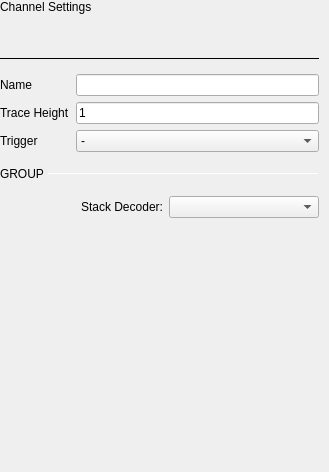
                   <widget class="QWidget" name="scrollAreaWidgetContents_2">
                    <property name="geometry">
                     <rect>
                      <x>0</x>
                      <y>0</y>
                      <width>329</width>
                      <height>472</height>
                     </rect>
                    </property>
                    <property name="sizePolicy">
                     <sizepolicy hsizetype="Preferred" vsizetype="Preferred">
                      <horstretch>0</horstretch>
                      <verstretch>0</verstretch>
                     </sizepolicy>
                    </property>
                    <property name="minimumSize">
                     <size>
                      <width>200</width>
                      <height>0</height>
                     </size>
                    </property>
                    <property name="maximumSize">
                     <size>
                      <width>400</width>
                      <height>16777215</height>
                     </size>
                    </property>
                    <layout class="QVBoxLayout" name="verticalLayout_9">
                     <property name="spacing">
                      <number>15</number>
                     </property>
                     <property name="leftMargin">
                      <number>0</number>
                     </property>
                     <property name="topMargin">
                      <number>0</number>
                     </property>
                     <property name="rightMargin">
                      <number>10</number>
                     </property>
                     <property name="bottomMargin">
                      <number>0</number>
                     </property>
                     <item>
                      <widget class="QLabel" name="label_5">
                       <property name="sizePolicy">
                        <sizepolicy hsizetype="Preferred" vsizetype="Fixed">
                         <horstretch>0</horstretch>
                         <verstretch>0</verstretch>
                        </sizepolicy>
                       </property>
                       <property name="text">
                        <string>Channel Settings</string>
                       </property>
                       <property name="general_settings_label" stdset="0">
                        <bool>true</bool>
                       </property>
                      </widget>
                     </item>
                     <item>
                      <widget class="QLabel" name="hardwareName">
                       <property name="text">
                        <string/>
                       </property>
                      </widget>
                     </item>
                     <item>
                      <widget class="Line" name="line_2">
                       <property name="maximumSize">
                        <size>
                         <width>16777215</width>
                         <height>1</height>
                        </size>
                       </property>
                       <property name="frameShadow">
                        <enum>QFrame::Plain</enum>
                       </property>
                       <property name="lineWidth">
                        <number>2</number>
                       </property>
                       <property name="orientation">
                        <enum>Qt::Horizontal</enum>
                       </property>
                       <property name="blue_line" stdset="0">
                        <bool>true</bool>
                       </property>
                      </widget>
                     </item>
                     <item>
                      <widget class="QWidget" name="channelSettingsWidget" native="true">
                       <property name="sizePolicy">
                        <sizepolicy hsizetype="Expanding" vsizetype="Preferred">
                         <horstretch>0</horstretch>
                         <verstretch>0</verstretch>
                        </sizepolicy>
                       </property>
                       <layout class="QGridLayout" name="gridLayout_2">
                        <property name="leftMargin">
                         <number>0</number>
                        </property>
                        <property name="topMargin">
                         <number>0</number>
                        </property>
                        <property name="rightMargin">
                         <number>0</number>
                        </property>
                        <property name="bottomMargin">
                         <number>0</number>
                        </property>
                        <item row="2" column="1">
                         <widget class="QComboBox" name="triggerComboBox">
                          <item>
                           <property name="text">
                            <string>-</string>
                           </property>
                          </item>
                          <item>
                           <property name="text">
                            <string>Rising Edge</string>
                           </property>
                          </item>
                          <item>
                           <property name="text">
                            <string>Falling Edge</string>
                           </property>
                          </item>
                          <item>
                           <property name="text">
                            <string>Low</string>
                           </property>
                          </item>
                          <item>
                           <property name="text">
                            <string>High</string>
                           </property>
                          </item>
                          <item>
                           <property name="text">
                            <string>Any Edge</string>
                           </property>
                          </item>
                         </widget>
                        </item>
                        <item row="2" column="0">
                         <widget class="QLabel" name="labelTrigger">
                          <property name="text">
                           <string>Trigger</string>
                          </property>
                         </widget>
                        </item>
                        <item row="0" column="0">
                         <widget class="QLabel" name="labelName">
                          <property name="sizePolicy">
                           <sizepolicy hsizetype="Fixed" vsizetype="Preferred">
                            <horstretch>0</horstretch>
                            <verstretch>0</verstretch>
                           </sizepolicy>
                          </property>
                          <property name="text">
                           <string>Name</string>
                          </property>
                         </widget>
                        </item>
                        <item row="1" column="1">
                         <widget class="QLineEdit" name="traceHeightLineEdit">
                          <property name="styleSheet">
                           <string notr="true">
QLineEdit[invalid=true] {
border-color: red
}
QLineEdit[invalid=false] {
border-color: grey;
}</string>
                          </property>
                          <property name="text">
                           <string>1</string>
                          </property>
                          <property name="maxLength">
                           <number>3</number>
                          </property>
                          <property name="cursorPosition">
                           <number>1</number>
                          </property>
                         </widget>
                        </item>
                        <item row="0" column="1">
                         <widget class="QLineEdit" name="nameLineEdit"/>
                        </item>
                        <item row="1" column="0">
                         <widget class="QLabel" name="labelTraceHeight">
                          <property name="text">
                           <string>Trace Height</string>
                          </property>
                         </widget>
                        </item>
                       </layout>
                      </widget>
                     </item>
                     <item>
                      <widget class="QWidget" name="groupWidget" native="true">
                       <property name="sizePolicy">
                        <sizepolicy hsizetype="Preferred" vsizetype="Fixed">
                         <horstretch>0</horstretch>
                         <verstretch>0</verstretch>
                        </sizepolicy>
                       </property>
                       <layout class="QVBoxLayout" name="groupWidgetLayout">
                        <property name="spacing">
                         <number>15</number>
                        </property>
                        <property name="leftMargin">
                         <number>0</number>
                        </property>
                        <property name="topMargin">
                         <number>0</number>
                        </property>
                        <property name="rightMargin">
                         <number>0</number>
                        </property>
                        <property name="bottomMargin">
                         <number>0</number>
                        </property>
                        <item>
                         <layout class="QHBoxLayout" name="horizontalLayout_8">
                          <property name="spacing">
                           <number>0</number>
                          </property>
                          <property name="topMargin">
                           <number>0</number>
                          </property>
                          <item>
                           <widget class="QLabel" name="label_8">
                            <property name="sizePolicy">
                             <sizepolicy hsizetype="Fixed" vsizetype="Preferred">
                              <horstretch>0</horstretch>
                              <verstretch>0</verstretch>
                             </sizepolicy>
                            </property>
                            <property name="text">
                             <string>GROUP </string>
                            </property>
                            <property name="subsection_label" stdset="0">
                             <bool>true</bool>
                            </property>
                           </widget>
                          </item>
                          <item>
                           <widget class="Line" name="line_5">
                            <property name="maximumSize">
                             <size>
                              <width>16777215</width>
                              <height>1</height>
                             </size>
                            </property>
                            <property name="orientation">
                             <enum>Qt::Horizontal</enum>
                            </property>
                            <property name="subsection_line" stdset="0">
                             <bool>true</bool>
                            </property>
                           </widget>
                          </item>
                         </layout>
                        </item>
                       </layout>
                      </widget>
                     </item>
                     <item>
                      <layout class="QVBoxLayout" name="decoderSettingsLayout">
                       <property name="spacing">
                        <number>0</number>
                       </property>
                      </layout>
                     </item>
                     <item>
                      <widget class="QWidget" name="stackDecoderWidget" native="true">
                       <layout class="QHBoxLayout" name="horizontalLayout_9">
                        <property name="leftMargin">
                         <number>0</number>
                        </property>
                        <property name="topMargin">
                         <number>0</number>
                        </property>
                        <property name="rightMargin">
                         <number>0</number>
                        </property>
                        <property name="bottomMargin">
                         <number>0</number>
                        </property>
                        <item>
                         <spacer name="horizontalSpacer_6">
                          <property name="orientation">
                           <enum>Qt::Horizontal</enum>
                          </property>
                          <property name="sizeHint" stdset="0">
                           <size>
                            <width>40</width>
                            <height>20</height>
                           </size>
                          </property>
                         </spacer>
                        </item>
                        <item>
                         <widget class="QLabel" name="stackDecoderLabel">
                          <property name="sizePolicy">
                           <sizepolicy hsizetype="Fixed" vsizetype="Preferred">
                            <horstretch>0</horstretch>
                            <verstretch>0</verstretch>
                           </sizepolicy>
                          </property>
                          <property name="text">
                           <string>Stack Decoder:</string>
                          </property>
                         </widget>
                        </item>
                        <item>
                         <widget class="QComboBox" name="stackDecoderComboBox">
                          <property name="minimumContentsLength">
                           <number>15</number>
                          </property>
                         </widget>
                        </item>
                       </layout>
                      </widget>
                     </item>
                     <item>
                      <layout class="QHBoxLayout" name="horizontalLayout_7">
                       <property name="spacing">
                        <number>0</number>
                       </property>
                       <property name="topMargin">
                        <number>20</number>
                       </property>
                       <item>
                        <spacer name="horizontalSpacer_10">
                         <property name="orientation">
                          <enum>Qt::Horizontal</enum>
                         </property>
                         <property name="sizeType">
                          <enum>QSizePolicy::Fixed</enum>
                         </property>
                         <property name="sizeHint" stdset="0">
                          <size>
                           <width>250</width>
                           <height>20</height>
                          </size>
                         </property>
                        </spacer>
                       </item>
                      </layout>
                     </item>
                     <item>
                      <spacer name="verticalSpacer_2">
                       <property name="orientation">
                        <enum>Qt::Vertical</enum>
                       </property>
                       <property name="sizeType">
                        <enum>QSizePolicy::Expanding</enum>
                       </property>
                       <property name="sizeHint" stdset="0">
                        <size>
                         <width>20</width>
                         <height>40</height>
                        </size>
                       </property>
                      </spacer>
                     </item>
                    </layout>
                   </widget>
